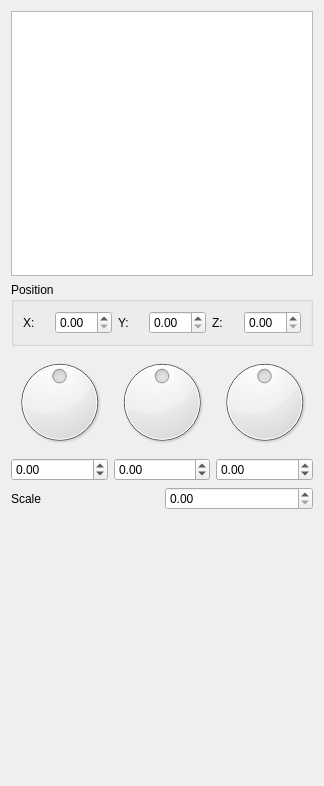
<?xml version="1.0" encoding="UTF-8"?>
<ui version="4.0">
 <class>ModelTool</class>
 <widget class="QWidget" name="ModelTool">
  <property name="enabled">
   <bool>true</bool>
  </property>
  <property name="geometry">
   <rect>
    <x>0</x>
    <y>0</y>
    <width>324</width>
    <height>786</height>
   </rect>
  </property>
  <property name="sizePolicy">
   <sizepolicy hsizetype="Minimum" vsizetype="Minimum">
    <horstretch>0</horstretch>
    <verstretch>0</verstretch>
   </sizepolicy>
  </property>
  <property name="windowTitle">
   <string>Form</string>
  </property>
  <layout class="QVBoxLayout" name="verticalLayout">
   <item>
    <widget class="QTreeView" name="treeView">
     <property name="contextMenuPolicy">
      <enum>Qt::CustomContextMenu</enum>
     </property>
     <attribute name="headerVisible">
      <bool>false</bool>
     </attribute>
    </widget>
   </item>
   <item>
    <widget class="QGroupBox" name="groupBox">
     <property name="title">
      <string>Position</string>
     </property>
     <layout class="QVBoxLayout" name="verticalLayout_2">
      <item>
       <layout class="QHBoxLayout" name="horizontalLayout">
        <item>
         <widget class="QLabel" name="label_2">
          <property name="text">
           <string>X:</string>
          </property>
         </widget>
        </item>
        <item>
         <widget class="QDoubleSpinBox" name="position_x">
          <property name="maximum">
           <double>99.000000000000000</double>
          </property>
         </widget>
        </item>
        <item>
         <widget class="QLabel" name="label">
          <property name="text">
           <string>Y:</string>
          </property>
         </widget>
        </item>
        <item>
         <widget class="QDoubleSpinBox" name="position_y">
          <property name="maximum">
           <double>99.000000000000000</double>
          </property>
         </widget>
        </item>
        <item>
         <widget class="QLabel" name="label_3">
          <property name="text">
           <string>Z:</string>
          </property>
         </widget>
        </item>
        <item>
         <widget class="QDoubleSpinBox" name="position_z">
          <property name="maximum">
           <double>99.000000000000000</double>
          </property>
         </widget>
        </item>
       </layout>
      </item>
     </layout>
    </widget>
   </item>
   <item>
    <layout class="QHBoxLayout" name="horizontalLayout_2">
     <item>
      <layout class="QVBoxLayout" name="verticalLayout_3">
       <item>
        <widget class="QDial" name="rotate_x">
         <property name="sizePolicy">
          <sizepolicy hsizetype="Maximum" vsizetype="Preferred">
           <horstretch>0</horstretch>
           <verstretch>0</verstretch>
          </sizepolicy>
         </property>
         <property name="minimum">
          <number>-180</number>
         </property>
         <property name="maximum">
          <number>180</number>
         </property>
         <property name="wrapping">
          <bool>true</bool>
         </property>
        </widget>
       </item>
       <item>
        <widget class="QDoubleSpinBox" name="angle_x">
         <property name="minimum">
          <double>-3.140000000000000</double>
         </property>
         <property name="maximum">
          <double>3.140000000000000</double>
         </property>
         <property name="singleStep">
          <double>0.100000000000000</double>
         </property>
        </widget>
       </item>
      </layout>
     </item>
     <item>
      <layout class="QVBoxLayout" name="verticalLayout_4">
       <item>
        <widget class="QDial" name="rotate_y">
         <property name="sizePolicy">
          <sizepolicy hsizetype="Maximum" vsizetype="Preferred">
           <horstretch>0</horstretch>
           <verstretch>0</verstretch>
          </sizepolicy>
         </property>
         <property name="minimum">
          <number>-180</number>
         </property>
         <property name="maximum">
          <number>180</number>
         </property>
         <property name="wrapping">
          <bool>true</bool>
         </property>
        </widget>
       </item>
       <item>
        <widget class="QDoubleSpinBox" name="angle_y">
         <property name="minimum">
          <double>-3.140000000000000</double>
         </property>
         <property name="maximum">
          <double>3.140000000000000</double>
         </property>
         <property name="singleStep">
          <double>0.100000000000000</double>
         </property>
         <property name="value">
          <double>0.000000000000000</double>
         </property>
        </widget>
       </item>
      </layout>
     </item>
     <item>
      <layout class="QVBoxLayout" name="verticalLayout_5">
       <item>
        <widget class="QDial" name="rotate_z">
         <property name="sizePolicy">
          <sizepolicy hsizetype="Maximum" vsizetype="Minimum">
           <horstretch>0</horstretch>
           <verstretch>0</verstretch>
          </sizepolicy>
         </property>
         <property name="minimum">
          <number>-180</number>
         </property>
         <property name="maximum">
          <number>180</number>
         </property>
         <property name="wrapping">
          <bool>true</bool>
         </property>
        </widget>
       </item>
       <item>
        <widget class="QDoubleSpinBox" name="angle_z">
         <property name="minimum">
          <double>-3.140000000000000</double>
         </property>
         <property name="maximum">
          <double>3.140000000000000</double>
         </property>
         <property name="singleStep">
          <double>0.100000000000000</double>
         </property>
        </widget>
       </item>
      </layout>
     </item>
    </layout>
   </item>
   <item>
    <layout class="QHBoxLayout" name="horizontalLayout_3">
     <item>
      <widget class="QLabel" name="label_4">
       <property name="text">
        <string>Scale</string>
       </property>
      </widget>
     </item>
     <item>
      <widget class="QDoubleSpinBox" name="scale">
       <property name="singleStep">
        <double>0.100000000000000</double>
       </property>
      </widget>
     </item>
    </layout>
   </item>
   <item>
    <spacer name="verticalSpacer">
     <property name="orientation">
      <enum>Qt::Vertical</enum>
     </property>
     <property name="sizeHint" stdset="0">
      <size>
       <width>20</width>
       <height>40</height>
      </size>
     </property>
    </spacer>
   </item>
  </layout>
 </widget>
 <resources/>
 <connections/>
</ui>
